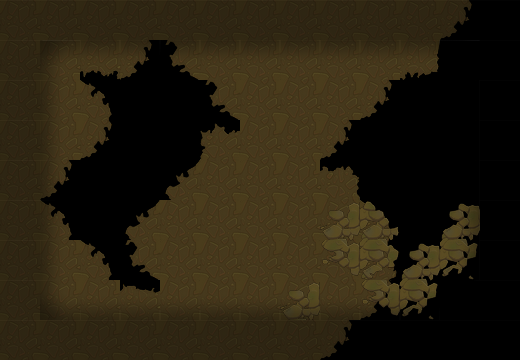

This is a level from a 2D game, rendered from its Tiled map with the project's own tilesets. A one-line summary and the map file follow, with tile-layer data summarised:
An orthogonal 13x9 tile map with 40x40 px tiles, 3 tile layers (块层 1, 块层 2, 块层 3).

<map version="1.0" orientation="orthogonal" width="13" height="9" tilewidth="40" tileheight="40">
 <tileset firstgid="1" name="mdmap_skin" tilewidth="40" tileheight="40">
  <image source="mdmap_skin.png" width="400" height="240" />
 </tileset>
 <layer name="块层 1" width="13" height="9">
  <data>[117 cells, 83 non-empty, 19 distinct tile ids]</data>
 </layer>
 <layer name="块层 2" width="13" height="9">
  <data>[117 cells, 10 non-empty, 6 distinct tile ids]</data>
 </layer>
 <layer name="块层 3" width="13" height="9">
  <data>[117 cells, 72 non-empty, 9 distinct tile ids]</data>
 </layer>
</map>
